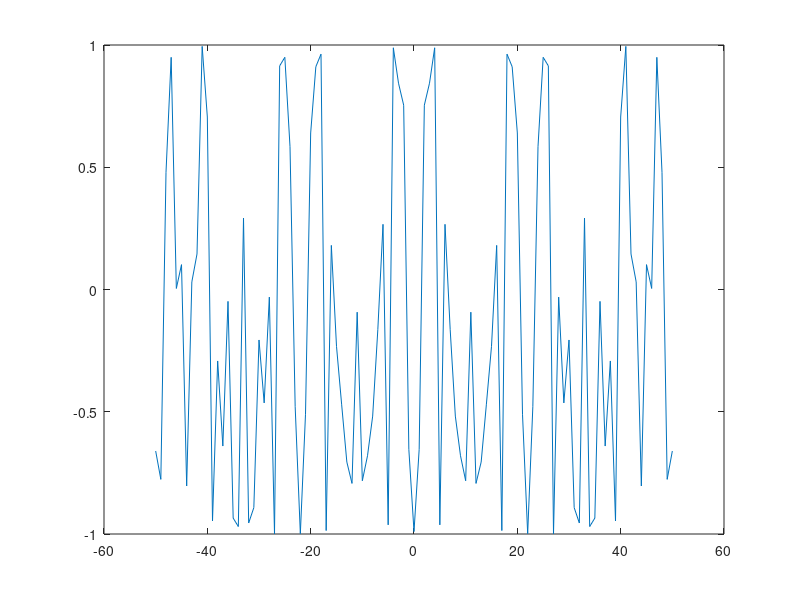

Reproduce this figure in MATLAB.
%Octave Scrpt
% Title         :Funcines trscendentes:trigonometricas, logaritmicas
% Author        :Maria Guadalupe Martinez Santiago  
%Date           :202123638
%Version        :1
%Usage          :octave>/phat/Funcion12
%Notes          :Requiere aplicacion de octave para la ejecucion y graficacion 

disp('SUPAYECTIVA')
%Dominio de funcion
x=-50:1:50;
%Funcion
fx=cos(x.^2+3);
%Plotear funcion
plot(x,fx);